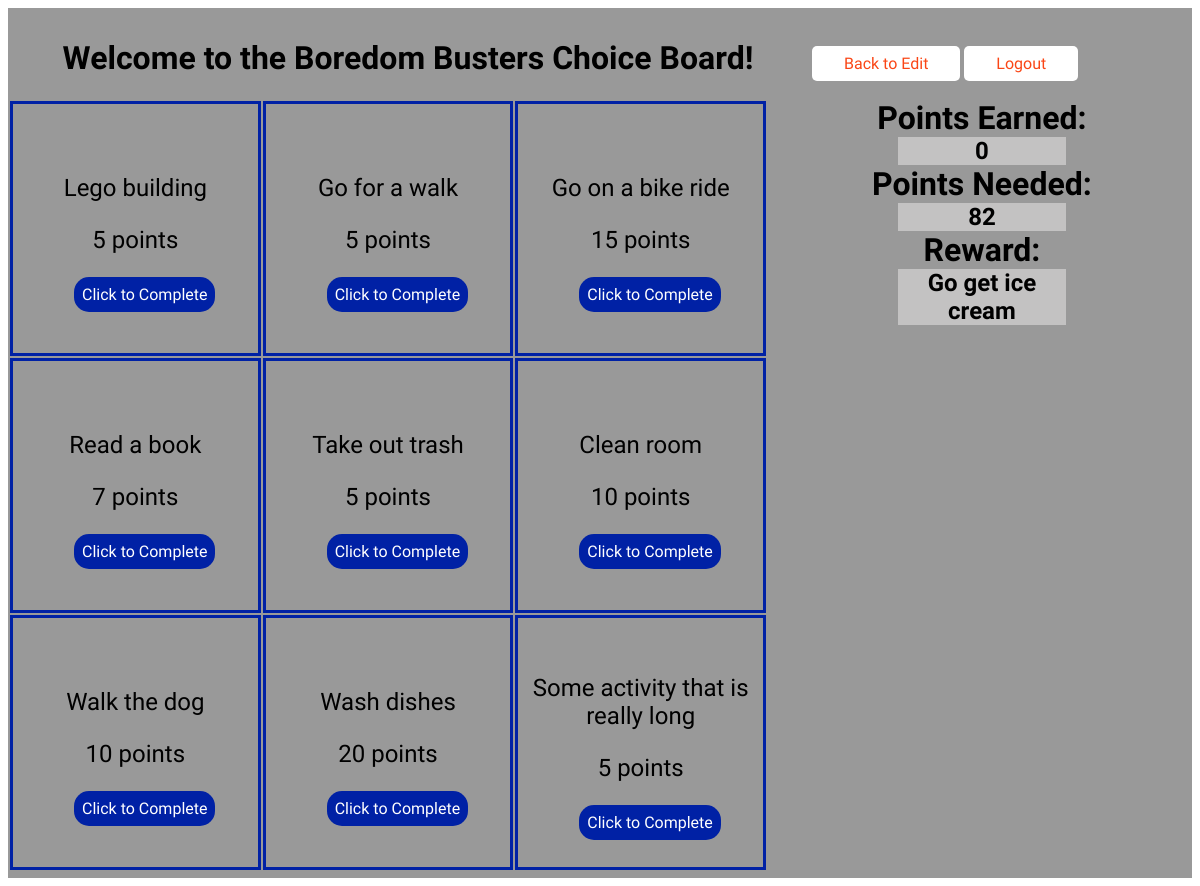
The app's page /choiceBoard (signed in) with its own data.
### boredom_app/models.py (models this page shows)
class Activity(models.Model):
    item = models.CharField(max_length=255)
    points = models.PositiveIntegerField(validators=[MaxValueValidator(999)])
    user = models.ForeignKey(User, related_name="activities", on_delete = models.CASCADE)
    created_at = models.DateField(auto_now_add=True)
    updated_at = models.DateField(auto_now=True)
    objects = UserManager()

class User(models.Model):
    name = models.CharField(max_length=255)
    email = models.CharField(max_length=255)
    password = models.CharField(max_length=255)
    reward = models.CharField(max_length=255)
    created_at = models.DateField(auto_now_add=True)
    updated_at = models.DateField(auto_now=True)
    objects = UserManager()

### boredom_app/views.py (the view)
# urls.py: path('choiceBoard', views.choiceBoard),
def choiceBoard(request):
    user = User.objects.get(id=request.session['id'])
    activities = Activity.objects.filter(user=user)
    request.session['sum'] = 0
    if 'points_earned' not in request.session:
        request.session['points_earned'] = 0
    for activity in activities:
        request.session['sum'] = request.session['sum'] + activity.points
    my_reward = user.reward
    context = {
        'my_reward': my_reward,
        'activities': activities,
    }
    return render(request, 'choiceBoard.html', context)

### boredom_app/templates/choiceBoard.html (shortened to what this page needs)
<!DOCTYPE html>
<html lang="en">
<head>
    {% load static %}
    <link rel="stylesheet" href="{% static 'style.css' %}">
</head>
<body>
    <div id="choiceboard_container">
        <div class="choiceBoardHeader">
            <h1 id="choiceBoard_heading">Welcome to the Boredom Busters Choice Board!</h1>
            <a id="choiceBoardButton1" href="/admin_edits">Back to Edit</a>
            <a id="choiceBoardButton2" href="/logout">Logout</a>
        </div>
        <div class="choice_board">
            <table>
                <tr>
                {% for activity in activities %}
                <td id="{{forloop.counter}}">
                <p id="activityOnChoiceBoard">{{activity.item}}</p>
                <p id="pointsOnChoiceBoard">{{activity.points}} points</p>
                <a class="buttonOnChoiceBoard" href="/completed_activity/{{activity.id}}">Click to Complete</a>
                {% cycle '' '' '</td></tr><tr>' %}
                {% endfor %}
            </table>
        </div>
        <div class="points_earned_needed">
            <h1 class="points_headings">Points Earned:</h1><br>
            <h2 class="point_values">{{request.session.points_earned}}</h2>
            <h1 class="points_headings">Points Needed:</h1>
            <h2 class="point_values">{{request.session.sum}}</h2>
            <h1 class="points_headings">Reward:</h1>
            <h2 id="reward_description">{{my_reward}}</h2>
        </div>
    </div>
</body>
</html>

### boredom_app/static/style.css (style rules this page uses)
th, tr { padding: 13px 8px 8px 0px; text-align: left; border-bottom: 1px solid rgb(235, 233, 233); }
#choiceboard_container { background-color: rgb(153, 153, 153); background-repeat: no-repeat; margin: auto; height: 870px; }
.choiceBoardHeader { font-family: 'Patrick Hand', cursive; width: 1185px; padding-top: 10px; }
#choiceBoard_heading { font-family: 'Patrick Hand', cursive; width: 800px; display: inline-block; text-align: center; }
#choiceBoardButton1 { font-family: 'Patrick Hand', cursive; background-color: white; border-radius: 5px; color: #FA4616; padding: 8px 32px; text-align: center; text-decoration: none; display: inline-block; font-size: 16px; cursor: pointer; }
#choiceBoardButton2 { font-family: 'Patrick Hand', cursive; background-color: white; border-radius: 5px; color: #FA4616; padding: 8px 32px; text-align: center; text-decoration: none; display: inline-block; font-size: 16px; cursor: pointer; }
.points_headings { font-family: 'Patrick Hand', cursive; display: inline-block; vertical-align: top; }
.choice_board { font-family: 'Patrick Hand', cursive; width: 760px; height: 760px; font-size: x-large; display: inline-block; }
.choice_board tr td { width: 247px; height: 247px; border-style: solid; border-width: 3px; border-color: #0021A5; }
#activityOnChoiceBoard { font-family: 'Patrick Hand', cursive; text-align: center; }
#pointsOnChoiceBoard { text-align: center; }
.buttonOnChoiceBoard { margin-left: 60px; margin-top: 10px; background-color: #0021A5; border-radius: 15px; border-color: black 2px solid; color: white; padding: 8px 8px; text-align: center; text-decoration: none; font-size: 16px; cursor: pointer; }
.points_earned_needed { display: inline-block; text-align: center; vertical-align: top; margin-left: 100px; }
.points_headings { margin: auto; text-align: center; }
.point_values { font-family: 'Patrick Hand', cursive; background-color: rgba(235, 233, 233, 0.527); margin: auto; text-align: center; max-width: 168px; }
#reward_description { font-family: 'Patrick Hand', cursive; background-color: rgba(235, 233, 233, 0.527); margin: auto; max-width: 168px; }

### records on screen
Activity: item "Lego building", points "5"
Activity: item "Go for a walk", points "5"
Activity: item "Go on a bike ride", points "15"
Activity: item "Read a book", points "7"
Activity: item "Take out trash", points "5"
Activity: item "Clean room", points "10"
Activity: item "Walk the dog", points "10"
Activity: item "Wash dishes", points "20"
Activity: item "Some activity that is really long", points "5"
User: reward "Go get ice cream"

### other values on screen
{{ request.session.points_earned }} "0"
{{ request.session.sum }} "82"
